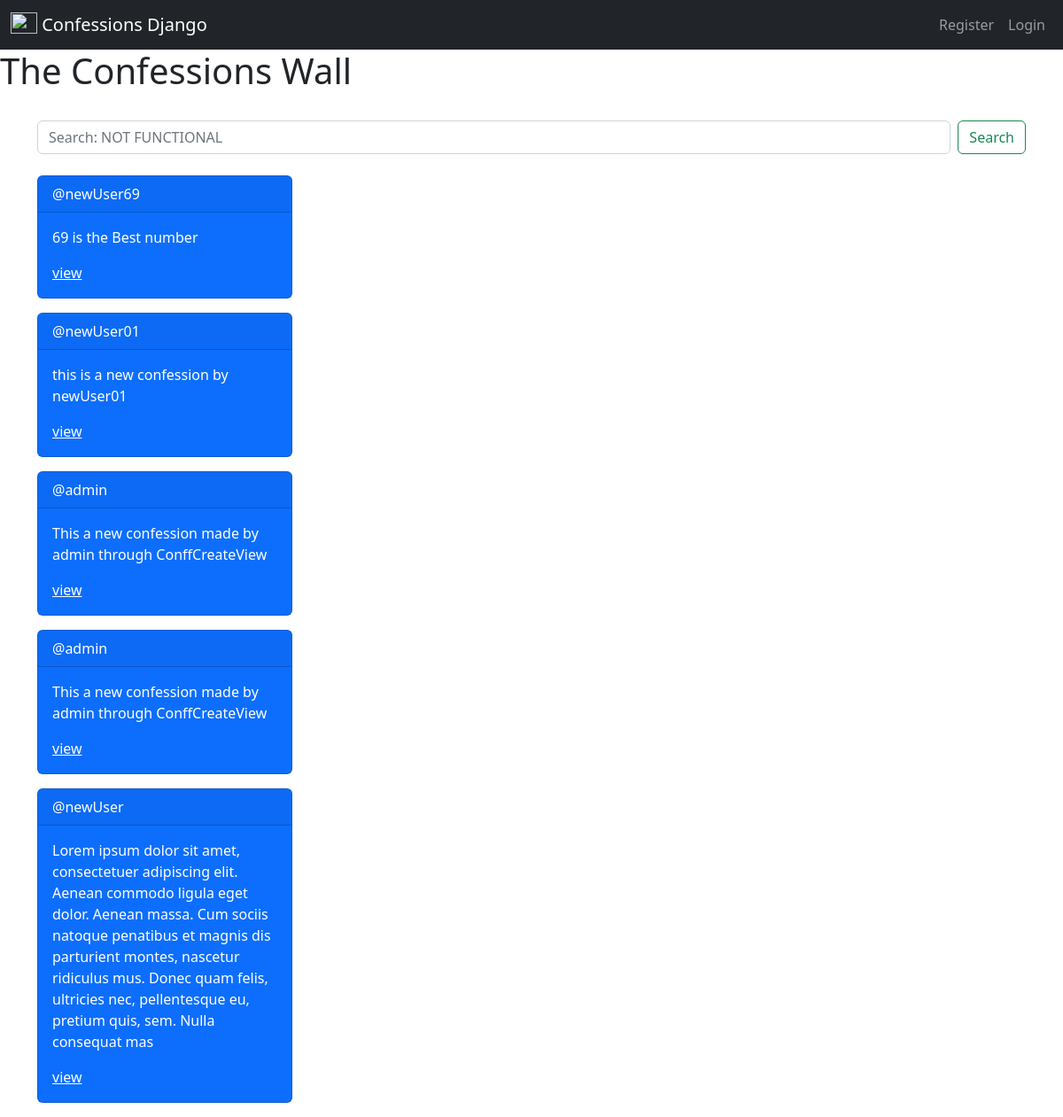
The page / on the database its author committed.
### confessions/models.py (models this page shows, shortened)
class Confession(models.Model):
    author = models.ForeignKey(to=User, on_delete=models.CASCADE)
    confession = models.CharField(max_length=280)
    date_posted = models.DateTimeField(default=datetime.now())

### confessions/views.py (the view)
# urls.py: path('', ConfListView.as_view(), name="confessions-home"),
class ConfListView(ListView):
    model = Confession
    template_name = 'confessions/confessions_home.html'
    ordering = ['-date_posted']
    context_object_name = 'confessions'
    paginate_by = 5

### confessions/templates/confessions/confessions_home.html (shortened to what this page needs)
{% extends "confessions/base.html" %}
{% block content %}
<h1> The Confessions Wall</h1>
<br>
<div class="container">
    <form class="d-flex justify-content-start" role="search">
        <input class="form-control me-2" type="search" placeholder="Search: NOT FUNCTIONAL" aria-label="Search">
        <button class="btn btn-outline-success" type="submit">Search</button>
    </form>
</div>
<br>
<div class="container">
    {% for conf in confessions %}
        <div class="card text-bg-primary mb-3" style="max-width: 18rem;">
            <div class="card-header">@{{ conf.author.username }}</div>
            <div class="card-body">
                <p class="card-text"> {{ conf.confession }}</p>
                <a href="{% url 'confession-detail' conf.id %}" class="card-text" style="color: white;">view</a>
            </div>
      </div>
    {% endfor%}
</div>
{% endblock %}

### confessions/templates/confessions/base.html (shortened to what this page needs)
<!DOCTYPE html>
<html lang="en">
<head>
    <link href="https://cdn.jsdelivr.net/npm/bootstrap@5.2.0/dist/css/bootstrap.min.css" rel="stylesheet">
</head>
<body>
    <nav class="navbar navbar-dark navbar-expand-lg bg-dark">
        <div class="container-fluid">
            <a class="navbar-brand" href="{% url 'confessions-home'%}">
              <img src="https://www.interviewbit.com/blog/wp-content/uploads/2021/09/C-2.png" alt="" width="30" height="24" class="d-inline-block align-text-top">
              Confessions Django
            </a>
            {% if user.is_authenticated %}
            <ul class="navbar-nav">
                <li class="nav-item">
                    <a class="btn btn-outline-primary" href="{% url 'confession-create' %}">+add</a>
                </li>
                <li class="nav-item">
                    <a href="#" class="nav-link"> @{{ user.username }} </a>
                </li>
                <li class="nav-item">
                    <a href="{% url 'logout' %}" class="nav-link"> Logout </a>
                </li>
            </ul>
            {% else %}
            <ul class="navbar-nav">
                <li class="nav-item">
                    <a href="{% url 'register'%}" class="nav-link"> Register </a>
                </li>
                <li class="nav-item">
                    <a href="{% url 'login' %}" class="nav-link"> Login </a>
                </li>
            </ul>
            {% endif %}
        </div>
      </nav>
    {% block content %}{% endblock %}
</body>
</html>

### rows shown on the page
Confession: author.username "newUser69", confession "69 is the Best number"
Confession: author.username "newUser01", confession "this is a new confession by newUser01"
Confession: author.username "admin", confession "This a new confession made by admin through ConffCreateView"
Confession: author.username "admin", confession "This a new confession made by admin through ConffCreateView"
Confession: author.username "newUser", confession "Lorem ipsum dolor sit amet, consectetuer adipiscing elit. Aenean commodo ligula eget dolor. Aenean massa. Cum sociis natoque penatibus et magnis dis parturient montes, nascetur ridiculus mus. Donec quam felis, ultricies nec, pellentesque eu, pretium quis, sem. Nulla consequat mas"
